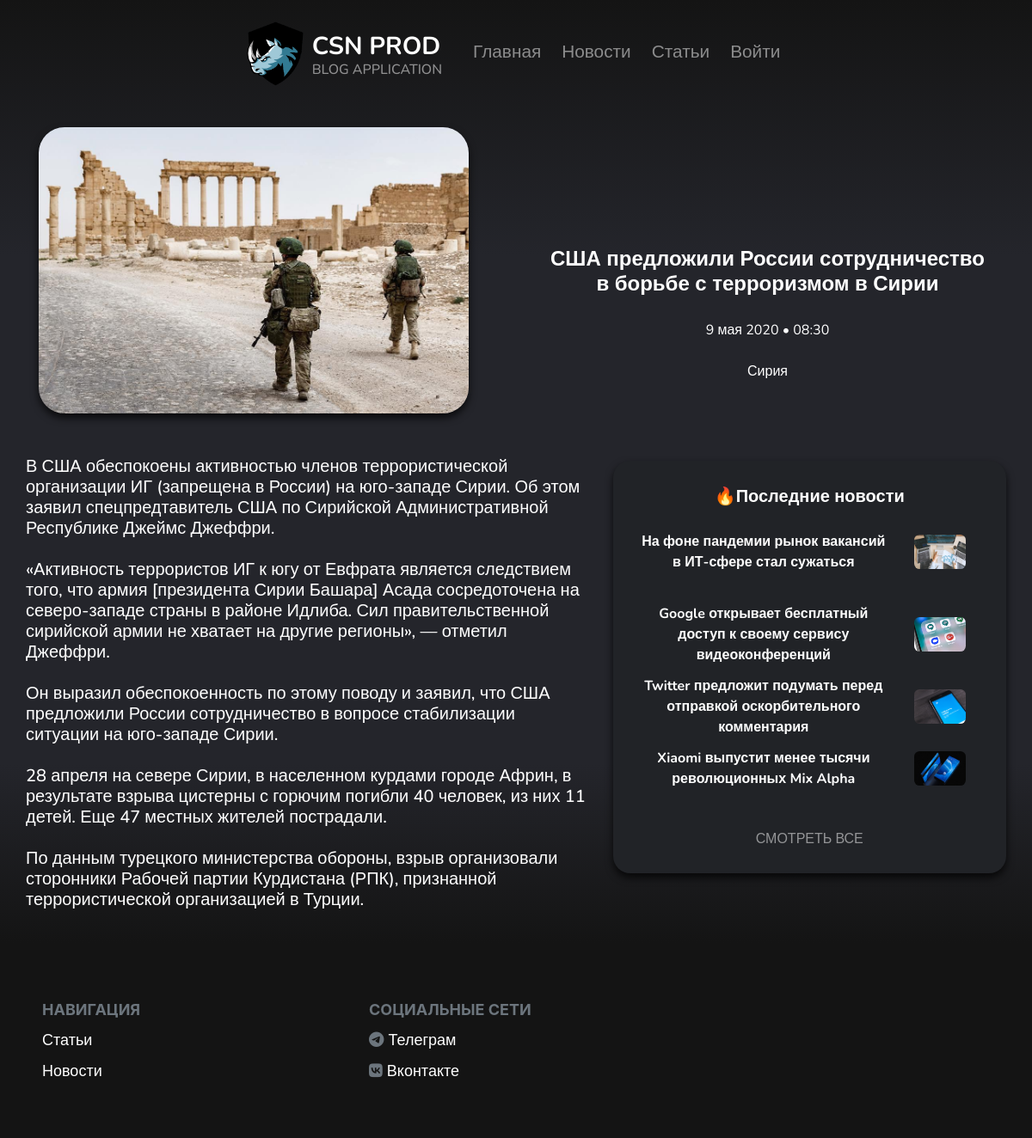
Page /news/12 on the earlier database version.
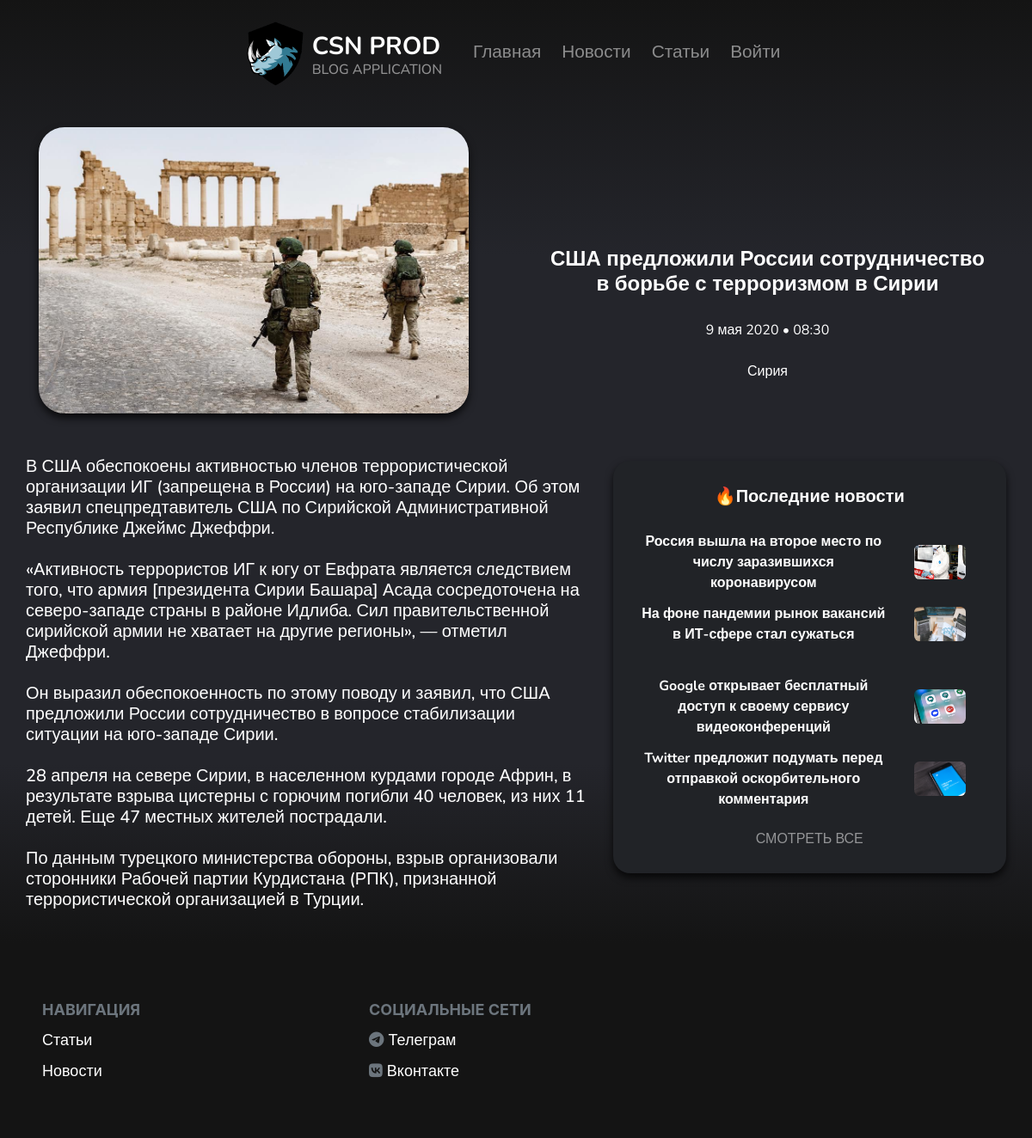
Same page on the later database version.
### news/models.py (models this page shows, shortened)
class News(models.Model):
    title = models.CharField(max_length=128)
    text = models.TextField()
    image = models.ImageField(upload_to='media/news')
    category = models.ForeignKey(CategoryNews, blank=True, null=True, on_delete=models.CASCADE)
    author = models.ForeignKey(User, default=1, on_delete=models.CASCADE)
    publication_date = models.DateTimeField(auto_now_add=True)
    on_main = models.BooleanField(default=False)
    img_to_slider = models.BooleanField(default=False)
    is_active = models.BooleanField(default=True)
    def __str__(self):
        return f'{self.title}'
    class Meta:
        verbose_name = 'Новости'
        verbose_name_plural = 'Новости'

### news/views.py (the view)
# urls.py: path('<int:pk>', views.NewsDetailView.as_view(), name='news-detail'),
class NewsDetailView(DetailView):
    model = News
    template_name = 'news/news_detail.html'
    def get_context_data(self, **kwargs):
        ctx = super(NewsDetailView, self).get_context_data(**kwargs)
        ctx['title'] = News.objects.filter(pk=self.kwargs['pk']).first()
        ctx['news'] = News.objects.order_by('-id')[0:4]
        return ctx

### templates/news/news_detail.html
{% extends 'main.html' %}
{% block main %}
  <div class="container" id="body_st">
    <div class="row">
      <div class="col-6 img-content wow fadeInLeft" data-wow-delay="1s">
        <img src="{{ object.image.url }}" alt="" id="img_st">
      </div>
      <div class="col-6 title-content">
        <div class="info-content wow fadeIn" data-wow-delay="1s">
          <h4><strong>{{ object.title }}</strong></h4>
          <p>{{ object.publication_date|date:'j E Y • H:i' }}<br><br>
            <a href="#">{{ object.category.name }}</a></p>
        </div>
      </div>
      <div class="row">
        <div class="col-7 text-content wow fadeIn" data-wow-delay="1s">
          <h5>{{ object.text|safe }}</h5>
        </div>
        <div class="col-5 top-container">
          <div class="top-content wow fadeInRight" data-wow-delay="1s">
            <h5>&#128293;<strong>Последние новости</strong></h5>
            {% for post in news %}
              <div class="records-to-top">
                <div class="row">
                  <div class="col-9 title-top-content">
                    <a href="{% url 'news-detail' post.id %}"><p>
                      <strong>{{ post.title|striptags|truncatechars:80 }}</strong></p>
                    </a>
                  </div>
                  <div class="col-3" id="img_block">
                    <img src="{{ post.image.url }}" alt="" id="img_top">
                  </div>
                </div>
              </div>
            {% endfor %}
            <div class="button-st">
              <a href="{% url 'st-home' %}">СМОТРЕТЬ ВСЕ</a>
            </div>
          </div>
        </div>
      </div>
    </div>
  </div>
{% endblock %}

Differences in the rows shown:
no longer on this page (row unchanged): News: title "Xiaomi выпустит менее тысячи революционных Mix Alpha", image (picture)
added News: title "Россия вышла на второе место по числу заразившихся коронавирусом", image (picture)
